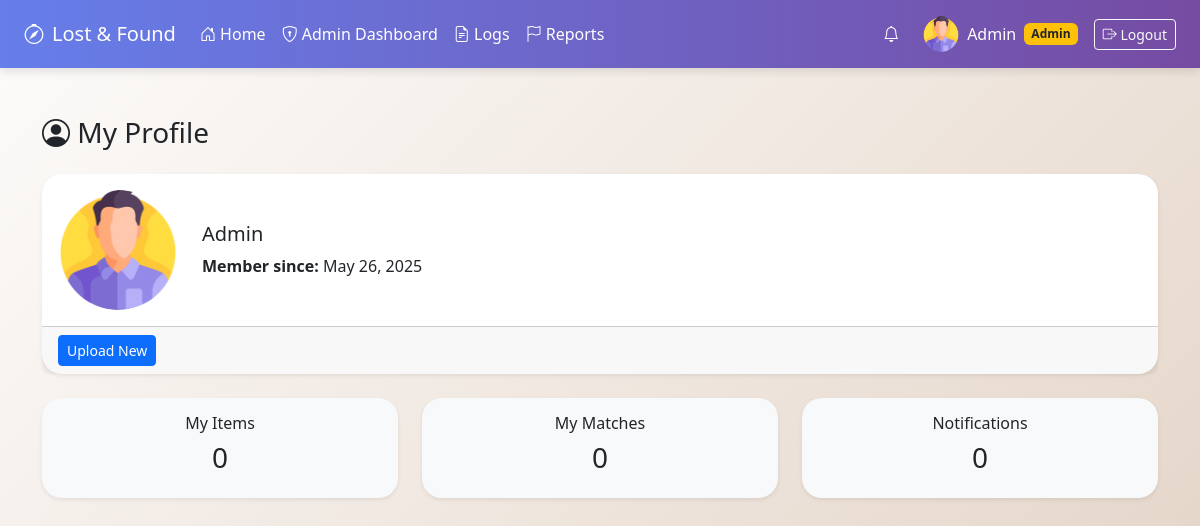
The page /profile.php (signed in) on the database its author committed.
### tables this page shows
CREATE TABLE `users` (
  `id` int(11) NOT NULL,
  `name` varchar(100) DEFAULT NULL,
  `email` varchar(100) DEFAULT NULL,
  `password` varchar(255) DEFAULT NULL,
  `role` varchar(20) NOT NULL DEFAULT 'user',
  `created_at` datetime DEFAULT current_timestamp(),
  `profile_image` varchar(255) DEFAULT NULL,
  `gender` enum('male','female') NOT NULL DEFAULT 'male'
);

### profile.php (the view, shortened to what this page needs)
<?php
include 'includes/db.php';
$user_id = (int) $_SESSION['user_id'];
$stmt = $conn->prepare('SELECT name, created_at, profile_image, gender FROM users WHERE id = ?');
$stmt->bind_param('i', $user_id);
$stmt->execute();
$user = $stmt->get_result()->fetch_assoc();
if (!empty($user['profile_image']) && file_exists($user['profile_image'])) {
    $avatar = $user['profile_image'];
} else {
    $gender = $user['gender'] ?? 'male';
    $avatar = ($gender === 'female') ? 'assets/default_female.png' : 'assets/default_male.png';
}
$created_at = $user['created_at'] ?? null;
$member_since = ($created_at && $created_at !== '0000-00-00 00:00:00')
    ? date('F j, Y', strtotime($created_at))
    : 'Not available';
$total_items = $conn->query("SELECT COUNT(*) AS c FROM items WHERE user_id = {$user_id}")->fetch_assoc()['c'];
$total_matches = $conn->query("
    SELECT COUNT(*) AS c
    FROM matches m
    JOIN items i ON m.lost_item_id = i.id
    WHERE m.requester_id = {$user_id} OR i.user_id = {$user_id}
")->fetch_assoc()['c'];
$total_notifications = $conn->query("SELECT COUNT(*) AS c FROM notifications WHERE user_id = {$user_id}")->fetch_assoc()['c'];
include 'includes/header.php';
?>
<div class="container mt-5">
  <h3 class="mb-4"><i class="bi bi-person-circle"></i> My Profile</h3>
  <div class="card shadow-sm mb-4">
    <div class="card-body d-flex align-items-center">
      <div class="me-4 text-center">
        <img src="<?= htmlspecialchars($avatar) ?>?t=<?= time() ?>" alt="Avatar" class="rounded-circle" style="width:120px; height:120px; object-fit:cover; cursor:pointer;" id="profile-avatar">
      </div>
      <div>
        <h5><?= htmlspecialchars($user['name']) ?></h5>
        <p class="mb-0"><strong>Member since:</strong> <?= htmlspecialchars($member_since) ?></p>
      </div>
    </div>
    <div class="card-footer">
      <form method="POST" enctype="multipart/form-data" class="d-flex gap-3 align-items-center">
        <button type="submit" class="btn btn-primary btn-sm">Upload New</button>
      </form>
    </div>
  </div>
  <div class="row text-center">
    <div class="col-md-4 mb-3">
      <div class="card bg-light border-0 shadow-sm">
        <div class="card-body">
          <h6>My Items</h6>
          <h3><?= $total_items ?></h3>
        </div>
      </div>
    </div>
    <div class="col-md-4 mb-3">
      <div class="card bg-light border-0 shadow-sm">
        <div class="card-body">
          <h6>My Matches</h6>
          <h3><?= $total_matches ?></h3>
        </div>
      </div>
    </div>
    <div class="col-md-4 mb-3">
      <div class="card bg-light border-0 shadow-sm">
        <div class="card-body">
          <h6>Notifications</h6>
          <h3><?= $total_notifications ?></h3>
        </div>
      </div>
    </div>
  </div>
</div>
<?php include 'includes/footer.php'; ?>

### includes/header.php (shortened to what this page needs)
<?php
include_once 'includes/db.php';
$user_avatar = 'assets/default_avatar.png';
if (isset($_SESSION['user_id'])) {
    $user_id = $_SESSION['user_id'];
    $stmt = $conn->prepare('SELECT profile_image, gender, role, name FROM users WHERE id = ?');
    $stmt->bind_param('i', $user_id);
    $stmt->execute();
    $user = $stmt->get_result()->fetch_assoc();
    if (!empty($user['profile_image']) && file_exists($user['profile_image'])) {
        $user_avatar = $user['profile_image'];
    } else {
        $gender = $user['gender'] ?? 'male';
        $user_avatar = $gender === 'female' ? 'assets/default_female.png' : 'assets/default_male.png';
    }
}
?>
<!DOCTYPE html>
<html lang="en">
<head>
    <link href="https://cdn.jsdelivr.net/npm/bootstrap@5.3.3/dist/css/bootstrap.min.css" rel="stylesheet">
    <link href="https://cdn.jsdelivr.net/npm/bootstrap-icons@1.10.5/font/bootstrap-icons.css" rel="stylesheet">
</head>
<body>
<nav class="navbar navbar-expand-lg navbar-dark">
    <div class="container-fluid px-4">
        <a class="navbar-brand d-flex align-items-center" href="index.php">
            <i class="bi bi-compass me-2"></i> Lost & Found
        </a>
        <div class="collapse navbar-collapse" id="navbarMenu">
            <?php if (isset($_SESSION['user_id'])): ?>
                <ul class="navbar-nav me-auto mb-2 mb-lg-0">
                    <li class="nav-item"><a class="nav-link" href="index.php"><i class="bi bi-house-door"></i> Home</a></li>
                    <?php if ($_SESSION['role'] === 'admin'): ?>
                        <li class="nav-item"><a class="nav-link" href="admin_panel.php"><i class="bi bi-shield-lock"></i> Admin Dashboard</a></li>
                        <li class="nav-item"><a class="nav-link" href="view_logs.php"><i class="bi bi-file-earmark-text"></i> Logs</a></li>
                        <li class="nav-item"><a class="nav-link" href="view_reports.php"><i class="bi bi-flag"></i> Reports</a></li>
                    <?php endif; ?>
                </ul>
                <ul class="navbar-nav me-3">
                    <li class="nav-item dropdown">
                        <a class="nav-link position-relative" href="#" id="notifDropdown" data-bs-toggle="dropdown">
                            <i class="bi bi-bell"></i>
                        </a>
                    </li>
                </ul>
                <span class="navbar-text d-flex align-items-center me-3">
                    <img src="<?= htmlspecialchars($user_avatar) ?>" alt="Avatar" class="avatar-header">
                    <?= htmlspecialchars($_SESSION['user_name']) ?>
                    <?php if ($_SESSION['role'] === 'admin'): ?>
                        <span class="badge bg-warning text-dark ms-2">Admin</span>
                    <?php endif; ?>
                </span>
                <a href="logout.php" class="btn btn-outline-light btn-sm"><i class="bi bi-box-arrow-right"></i> Logout</a>
            <?php endif; ?>
        </div>
    </div>
</nav>
<div class="container-fluid px-4">

### includes/header.php (style rules this page uses)
body { background: linear-gradient(135deg, #fdfcfb, #e2d1c3); min-height: 100vh; font-family: 'Segoe UI', sans-serif; }
.navbar { background: linear-gradient(90deg, #667eea, #764ba2); box-shadow: 0 4px 8px rgba(0,0,0,0.1); }
.navbar-brand, .nav-link, .navbar-text { color: #fff !important; }
.card { border: none; border-radius: 20px; box-shadow: 0 6px 16px rgba(0,0,0,0.08); }
.badge { font-size: 0.75rem; padding: 0.4em 0.6em; }
.avatar-header { width: 36px; height: 36px; border-radius: 50%; object-fit: cover; margin-right: 8px; }

### rows shown on the page
users: gender (placeholder picture), name "Admin", created_at "May 26, 2025"

### other values the page prints
$_SESSION['user_name'] "Admin"
$total_items "0"
$total_matches "0"
$total_notifications "0"
